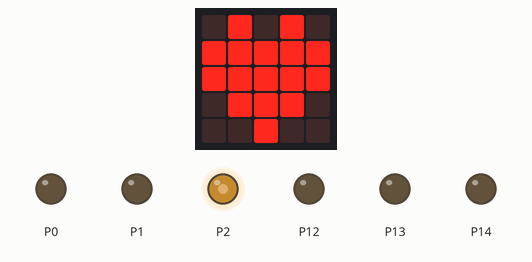
Simulated run of this program. Board: BBC micro:bit (MakeCode). On the bench: the board's 5×5 LED display, output pins drawn as LEDs (lit = HIGH).

Above: at 0.7 s.
At 9.7 s:
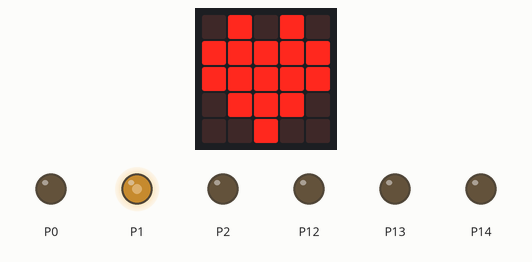
At 11.7 s:
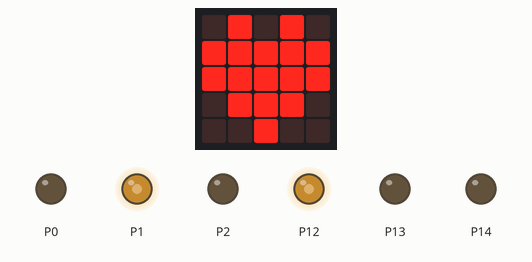
At 18.7 s:
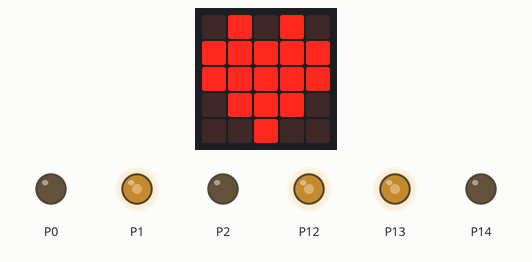
At 25.7 s:
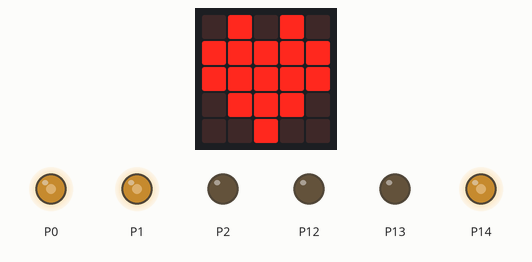
At 36.7 s:
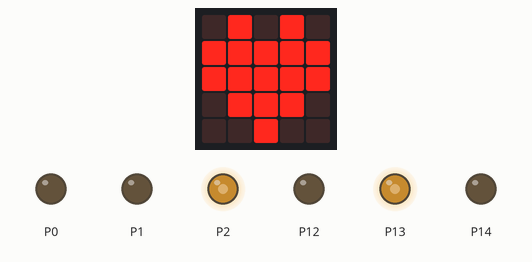
Timing chart, 0 to 38.2 s (numbered marks = the images above):
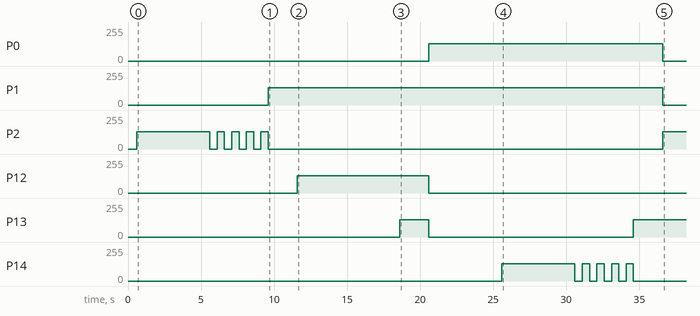

The program:

main.ts
```typescript
function gelb (aNum: number) {
    pins.analogWritePin(ampelseite[aNum]+1, dioden_helligkeit)
basic.pause(warte_kurz)
}
function gruen (aNum: number) {
    pins.analogWritePin(ampelseite[aNum]+0, 0)
pins.analogWritePin(ampelseite[aNum]+1, 0)
pins.analogWritePin(ampelseite[aNum]+2, dioden_helligkeit)
basic.pause(warte_lang)
    for (let index = 0; index < 4; index++) {
        pins.analogWritePin(ampelseite[aNum]+2, 0)
basic.pause(warte_blink)
        pins.analogWritePin(ampelseite[aNum]+2, dioden_helligkeit)
basic.pause(warte_blink)
    }
    alle_aus(aNum)
    gelb(aNum)
}
function rot (aNum: number) {
    alle_aus(1)
    pins.analogWritePin(ampelseite[aNum]+0, dioden_helligkeit)
basic.pause(warte_lang)
}
function alle_aus (aNum: number) {
    pins.analogWritePin(ampelseite[aNum]+0, 0)
pins.analogWritePin(ampelseite[aNum]+1, 0)
pins.analogWritePin(ampelseite[aNum]+2, 0)
}
let warte_blink = 0
let warte_kurz = 0
let warte_lang = 0
let dioden_helligkeit = 0
basic.showIcon(IconNames.Heart)
let ampelseite = [100, 112]
dioden_helligkeit = 512
warte_lang = 5000
warte_kurz = 2000
warte_blink = 500
basic.forever(function () {
    gruen(0)
    rot(1)
    gelb(0)
    gelb(1)
    rot(0)
    gruen(1)
})
```

test.ts
```typescript
// Hier kann man Tests durchführen; diese Datei wird nicht kompiliert, wenn dieses Paket als Erweiterung verwendet wird.
```

Measured:
- by itself, P0: 0/255 → 128/255 at 20.6 s, → 0/255 16.0 s later
- by itself, P1: 0/255 → 128/255 at 9.6 s, → 0/255 27.0 s later
- by itself, P2: goes 128/255 5.0 s, 4 × (0/255 0.50 s, 128/255 0.50 s), 0/255 27.0 s, then 128/255
- by itself, P12: 0/255 → 128/255 at 11.6 s, → 0/255 9.0 s later
- by itself, P13: 0/255 → 128/255 at 18.6 s, → 0/255 2.0 s later, → 128/255 14.0 s later
- by itself, P14: 0/255 → 128/255 at 25.6 s, → 0/255 5.0 s later, → 128/255 0.50 s later, → 0/255 0.50 s later, … (10 changes in this stretch)
